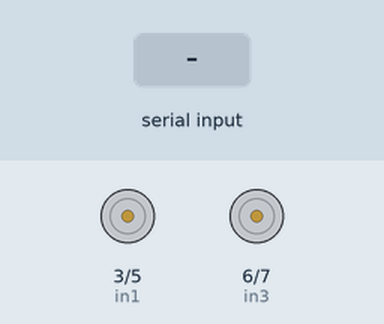
Recording of a sketch running on a simulated Arduino Uno, built with avr-gcc and run on an emulated ATmega328P. On the bench: motor-driver pin pairs drawn as motors (green arrow = first pin HIGH = forward, orange = second pin HIGH = backward, longer = more drive). The inputs (shaded band) are chosen by the test bench.

Above: at 1.2 s.
1.3 s: "F" received over Serial
At 2.2 s:
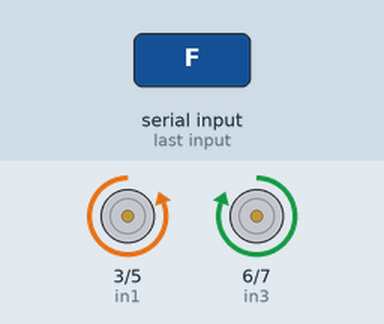
2.8 s: "B" received over Serial
At 3.3 s:
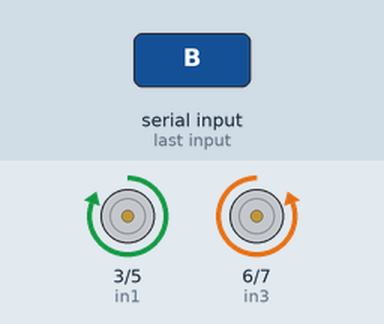
4.3 s: "L" received over Serial
At 5.5 s:
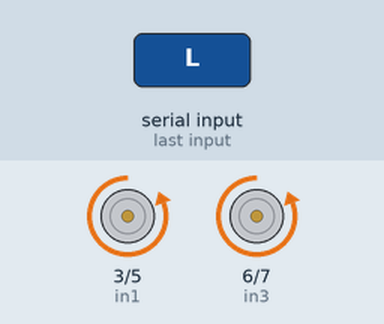
5.8 s: "R" received over Serial
At 6.8 s:
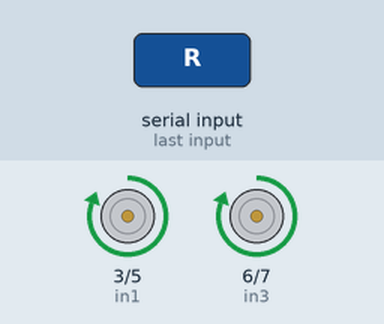
7.3 s: "S" received over Serial
At 7.9 s:
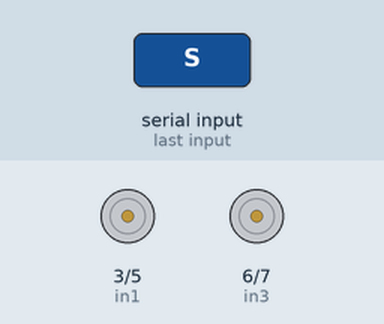
Timing chart, 0 to 9.8 s (numbered marks = the images above; inputs shaded):
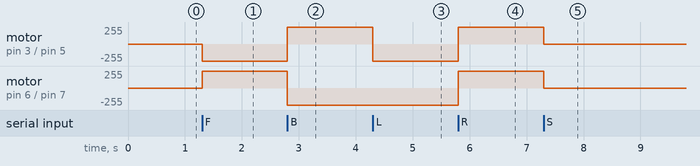

Measured:
- after the input at 1.3 s, motor on pin 3 (in1) / pin 5 (in2): stopped → backward 255/255 at once; motor on pin 6 (in3) / pin 7 (in4): stopped → forward 255/255 at once
- after the input at 2.8 s, motor on pin 3 (in1) / pin 5 (in2): backward 255/255 → forward 255/255 at once; motor on pin 6 (in3) / pin 7 (in4): forward 255/255 → backward 255/255 at once
- after the input at 4.3 s, motor on pin 3 (in1) / pin 5 (in2): forward 255/255 → backward 255/255 at once
- after the input at 5.8 s, motor on pin 3 (in1) / pin 5 (in2), motor on pin 6 (in3) / pin 7 (in4): backward 255/255 → forward 255/255 at once
- after the input at 7.3 s, motor on pin 3 (in1) / pin 5 (in2), motor on pin 6 (in3) / pin 7 (in4): forward 255/255 → stopped at once

The sketch:

RCcar_jan13a.ino
```cpp
char data; // Variable to store received data

void setup() {
  Serial.begin(9600); // Start serial communication at 9600 baud rate

  // Set motor control pins as output
  pinMode(7, OUTPUT); //in4
  pinMode(6, OUTPUT); //in3
  pinMode(5, OUTPUT);//in2
  pinMode(3, OUTPUT); //in1

}

void loop() {
  if (Serial.available() > 0) {
    data = Serial.read(); // Read received data

    // Control motor movement based on received data
    switch (data) {
      case 'F': // Move Forward
        digitalWrite(3, LOW);
        digitalWrite(5, HIGH);
        digitalWrite(6, HIGH);
        digitalWrite(7, LOW);
        break;
      case 'B': // Move Backward
        digitalWrite(3, HIGH);
        digitalWrite(5, LOW);
        digitalWrite(6, LOW);
        digitalWrite(7, HIGH);
        break;
      case 'L': // Turn Left
        digitalWrite(7, HIGH);
        digitalWrite(6, LOW);
        digitalWrite(3, LOW);
        digitalWrite(5, HIGH);
        break;
      case 'R': // Turn Right
        digitalWrite(7, LOW);
        digitalWrite(6, HIGH);
        digitalWrite(5, LOW);
        digitalWrite(3, HIGH);
        break;
      case 'S': // Stop
        digitalWrite(7, LOW);
        digitalWrite(6, LOW);
        digitalWrite(5, LOW);
        digitalWrite(3, LOW);
        break;
    }
  }
}
```
